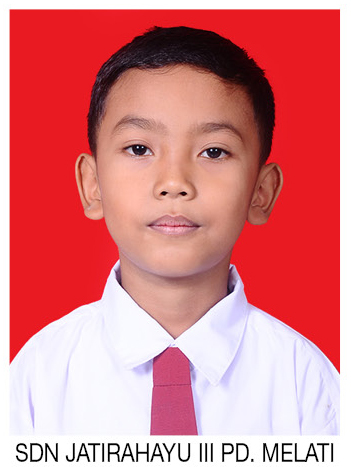
#> input picture process/example.jpg, 351 x 467 px
$ python face_detection.py --input example.jpg
#> lines starting #> are read from the running program, lines starting #| are printed output that depends on the picture; after the words box and inside, x2 and y2 are one past the last pixel; in counts of white or black regions, pixels touching at a corner belong together
import os
import argparse
import cv2 as cv

def isImage(inputImg):
    if inputImg is None:
        return False
    else:
        return True

def load_classifier():
    return cv.CascadeClassifier('classifier/haarcascade_frontalface_default.xml'),cv.CascadeClassifier('classifier/haarcascade_eye.xml')

def detect(inputImg, show):
#> called with inputImg = 'example.jpg', show = False
    img = cv.imread(inputImg)
#> img is the input picture: shape (467, 351, 3); mean B, G, R 131.1, 127.1, 217.8
    width = img.shape[0]
#> width = 467
    height = img.shape[1]
#> height = 351

    gray = cv.cvtColor(img, cv.COLOR_BGR2GRAY)
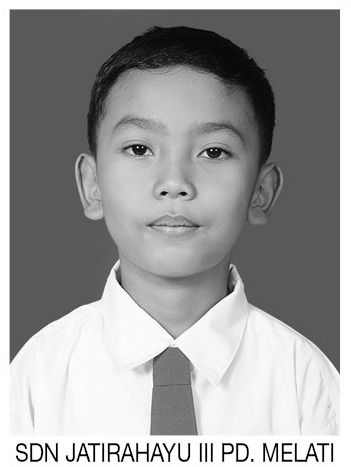
#> gray: shape (467, 351); min 0, max 255, mean 154.7

    faceCL, eyeCL = load_classifier()
    flag = False

    faces = faceCL.detectMultiScale(gray, 1.3, 5)
#> faces = [[76, 75, 196, 196]]
    for (x,y,w,h) in faces:
        img = cv.rectangle(img, (x,y), (x+w,y+h), (255,0,0), 2)
        area = (x+w)*(y+h)
        if int((area/(width*height))*100) > 40:
            flag = True
        roi_gray = gray[y:y+h, x:x+w]
        roi_color = img[y:y+h, x:x+w]
        eyes = eyeCL.detectMultiScale(roi_gray)
        for (ex, ey, ew, eh) in eyes:
            cv.rectangle(roi_color,(ex,ey),(ex+ew,ey+eh),(0,255,0),2)
#> this loop made 1 pass
#> (x, y, w, h, area, flag, eyes) on pass 1: (76, 75, 196, 196, 73712, True, [[36, 49, 49, 49], [112, 53, 49, 49], [97, 106, 25, 25]])
#> pass 1, in detect, `img = cv.rectangle(img, (x,y), (x+w,y+h), (255,0,0), 2)`:
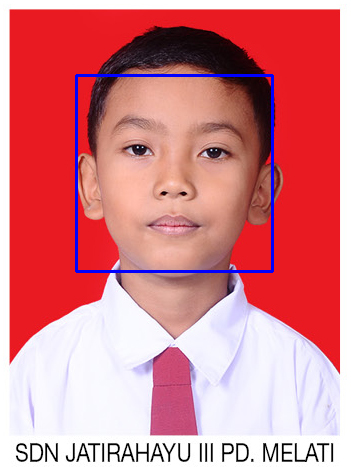
#> img: shape (467, 351, 3); 1.43% of pixels changed, all inside (x1, y1, x2, y2) = (75, 74, 274, 273)
#> pass 1, in detect, `roi_gray = gray[y:y+h, x:x+w]`:
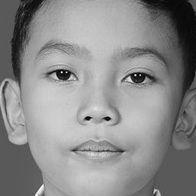
#> roi_gray: shape (196, 196); min 2, max 252, mean 139.2
#> pass 1, in detect, `roi_color = img[y:y+h, x:x+w]`:
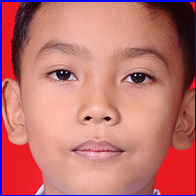
#> roi_color: shape (196, 196, 3); mean B, G, R 112.4, 114.5, 190.7
#> after the loop:
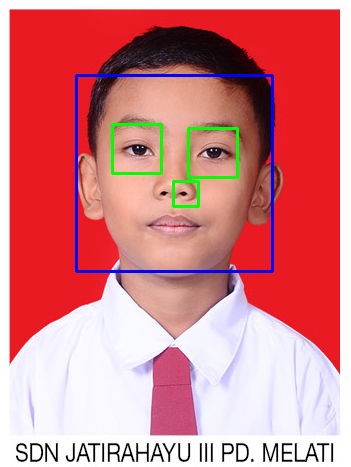
#> img: shape (467, 351, 3); 0.89% of pixels changed, all inside (x1, y1, x2, y2) = (111, 123, 239, 208)
#> after the loop:
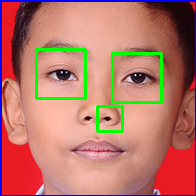
#> roi_color: shape (196, 196, 3); 3.81% of pixels changed, all inside (x1, y1, x2, y2) = (35, 48, 163, 133)

    if show:
        cv.imshow('input',img)
        cv.waitKey(0)
        cv.destroyAllWindows()
    else:
        return flag

def run(inputImg, show):
    if isImage(inputImg) is True:
        flag = detect(inputImg, show)
#> flag = True
        if flag is True:
            print("Ahhhhh Mantap")
        elif flag is False:
            cmd = "del {}".format(inputImg)
            os.system(cmd)
            print("Foto Ditolak")
        elif flag is None:
            print("Debug Mode Activated")
    elif isImage(inputImg) is False:
        cmd = "del {}".format(inputImg)
        os.system(cmd)
        print("Pass")

if __name__ == "__main__":
    parser = argparse.ArgumentParser(description='Face detection process')
    parser.add_argument("-i", "--input", required=True, help="path to image file")
    parser.add_argument("-s", "--show", action="store_true", help="to show image")
    args = vars(parser.parse_args())

    run(args['input'],args['show'])
